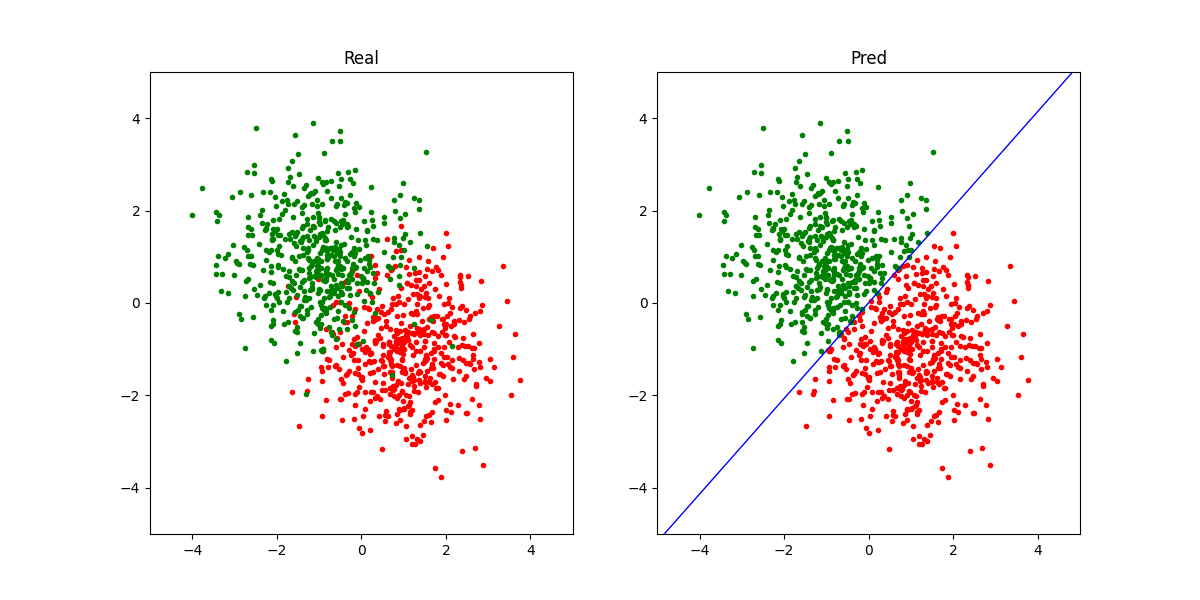

Source code (Python):
# -*- coding: utf-8 -*-
# @Date  : 2020/5/20
# @Author: Luokun
# @Email : olooook@outlook.com

import numpy as np
from matplotlib import pyplot as plt


class Perceptron:
    """
    Perceptron classifier(感知机分类器)
    """

    def __init__(self, input_dim: int, lr: float):
        """
        Args:
            input_dim (int): 输入特征维度
            lr (float): 学习率
        """
        self.input_dim, self.lr = input_dim, lr
        self.weights = np.random.randn(input_dim + 1)  # 权重

    def fit(self, X: np.ndarray, Y: np.ndarray):
        for x, y in zip(self._pad(X), Y):
            if y * (x @ self.weights) <= 0:  # 分类错误, y 与 wx + b 符号不同
                neg_grad = x * y  # 计算weights的负梯度
                self.weights += self.lr * neg_grad  # 沿负梯度方向更新weights

    def __call__(self, X: np.ndarray):
        pred = self._pad(X) @ self.weights
        return np.where(pred > 0, 1, -1)

    @staticmethod
    def _pad(x):
        return np.concatenate([x, np.ones([len(x), 1])], axis=1)


def load_data():
    x = np.stack([np.random.randn(500, 2) + np.array([1, -1]),
                  np.random.randn(500, 2) + np.array([-1, 1])])
    y = np.stack([np.full([500], -1), np.full([500], 1)])
    return x, y


def train_perceptron(model, x, y, epochs):
    indices = np.arange(len(x))
    for _ in range(epochs):
        np.random.shuffle(indices)
        model.fit(x[indices], y[indices])


if __name__ == '__main__':
    x, y = load_data()
    plt.figure(figsize=[12, 6])
    plt.subplot(1, 2, 1)
    plt.title('Real')
    plt.xlim(-5, 5)
    plt.ylim(-5, 5)
    plt.scatter(x[0, :, 0], x[0, :, 1], color='r', marker='.')
    plt.scatter(x[1, :, 0], x[1, :, 1], color='g', marker='.')

    x, y = x.reshape(-1, 2), y.flatten()
    perceptron = Perceptron(input_dim=2, lr=1e-4)
    train_perceptron(perceptron, x, y, epochs=500)
    pred = perceptron(x)
    acc = np.sum(pred == y) / len(pred)
    print(f'Accuracy = {100 * acc:.2f}%')

    x0, x1 = x[pred == -1], x[pred == 1]
    plt.subplot(1, 2, 2)
    plt.title('Pred')
    plt.xlim(-5, 5)
    plt.ylim(-5, 5)
    plt.scatter(x0[:, 0], x0[:, 1], color='r', marker='.')
    plt.scatter(x1[:, 0], x1[:, 1], color='g', marker='.')

    w = perceptron.weights
    a, b = - w[0] / w[1], - w[2] / w[1]
    line_x = np.linspace(-5, 5, 100)
    line_y = a * line_x + b
    plt.plot(line_x, line_y, color='b', linewidth=1)
    plt.show()
